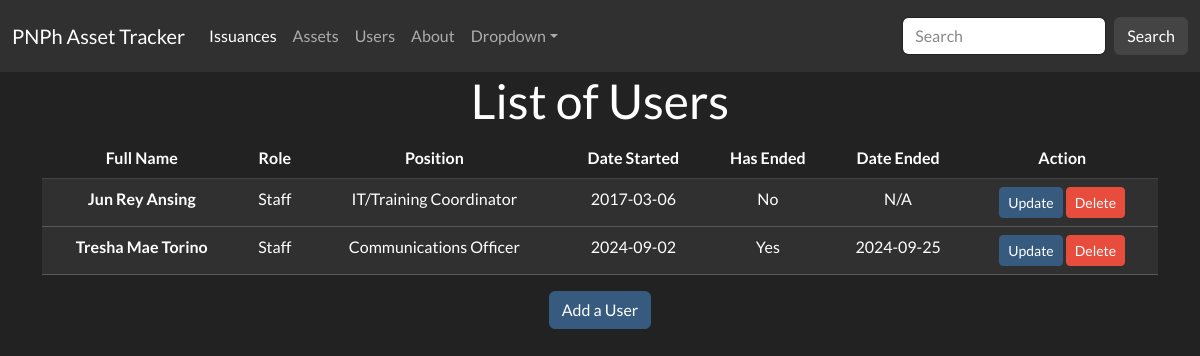
Screenshot of /users/users-list with the database file from the repository.
### app/models.py (models this page shows)
class User(db.Model):
    id = db.Column(db.Integer, primary_key=True)
    name = db.Column(db.String(50), nullable=False)
    role = db.Column(db.String(50), nullable=False)
    position = db.Column(db.String(50), nullable=False)
    date_started = db.Column(db.Date, nullable=False)
    has_ended = db.Column(db.Boolean, nullable=False, default=True)
    date_ended = db.Column(db.Date, nullable=True)
    issuances = db.relationship('Issuance', backref='user', lazy=True)

### app/controllers/user_controller.py (the view)
@user.route('/users-list')
def users_list():
    users = User.query.all()
    return render_template('users_list.html', users=users)

### app/templates/users_list.html (shortened to what this page needs)
{% extends 'base.html' %}
{% block content %}
    <div class="container">
      <div class="text-center">
        <h1>List of Users</h1>
        <table class="table table-hover">
          <thead>
            <tr>
              <th scope="col">Full Name</th>
              <th scope="col">Role</th>
              <th scope="col">Position</th>
              <th scope="col">Date Started</th>
              <th scope="col">Has Ended</th>
              <th scope="col">Date Ended</th>
              <th scope="col">Action</th>
            </tr>
          </thead>
          <tbody>
            {% for user in users %}
            <tr class="table-dark">
              <th scope="row">{{ user.name }}</th>
              <td>{{ user.role }}</td>
              <td>{{ user.position }}</td>
              <td>{{ user.date_started }}</td>
              <td>{{ "Yes" if user.has_ended else "No" }}</td>
              <td>{{ user.date_ended if user.has_ended else "N/A" }}</td>
              <td>
                <button type="button" class="btn btn-primary btn-sm" onclick="location.href='{{ url_for('asset.update_status', id=user.id) }}'">Update</button>
                <button type="submit" class="btn btn-danger btn-sm" data-bs-toggle="modal" data-bs-target="#exampleModal{{ user.id }}">Delete</button>
              </td>
            </tr>
            {% endfor %}
          </tbody>
        </table>
      </div>
    </div>
    <div class="text-center text-bottom">
        <button type="button" class="btn btn-primary" onclick="location.href='{{ url_for('user.add_user') }}'">Add a User</button>
    </div>
{% endblock %}

### app/templates/base.html (shortened to what this page needs)
<!DOCTYPE html>
<html lang="en">
<head>
    <link href="https://cdn.jsdelivr.net/npm/bootswatch@5.3.0/dist/darkly/bootstrap.min.css" rel="stylesheet">
</head>
<body>
    <nav class="navbar navbar-expand-lg bg-dark" data-bs-theme="dark">
      <div class="container-fluid">
        <a class="navbar-brand" href="{{ url_for('dashboard.dashboard_view') }}">PNPh Asset Tracker</a>
        <div class="collapse navbar-collapse" id="navbarColor02">
          <ul class="navbar-nav me-auto">
            <li class="nav-item">
              <a class="nav-link active" href="{{ url_for('issuance.issuances_list') }}">Issuances
              </a>
            </li>
            <li class="nav-item">
              <a class="nav-link" href="{{ url_for('asset.assets_list') }}">Assets</a>
            </li>
            <li class="nav-item">
              <a class="nav-link" href="{{ url_for('user.users_list') }}">Users</a>
            </li>
            <li class="nav-item">
              <a class="nav-link" href="{{ url_for('dashboard.dashboard_view') }}">About</a>
            </li>
            <li class="nav-item dropdown">
              <a class="nav-link dropdown-toggle" data-bs-toggle="dropdown" href="#" role="button" aria-haspopup="true" aria-expanded="false">Dropdown</a>
            </li>
          </ul>
          <form class="d-flex">
            <input class="form-control me-sm-2" type="search" placeholder="Search">
            <button class="btn btn-secondary my-2 my-sm-0" type="submit">Search</button>
          </form>
        </div>
      </div>
    </nav>
    {% block content %}{% endblock %}
</body>
</html>

### rows the page displays
User: name "Jun Rey Ansing", role "Staff", position "IT/Training Coordinator", date_started "2017-03-06", has_ended "No", has_ended "N/A"
User: name "Tresha Mae Torino", role "Staff", position "Communications Officer", date_started "2024-09-02", has_ended "Yes", has_ended+date_ended "2024-09-25"
